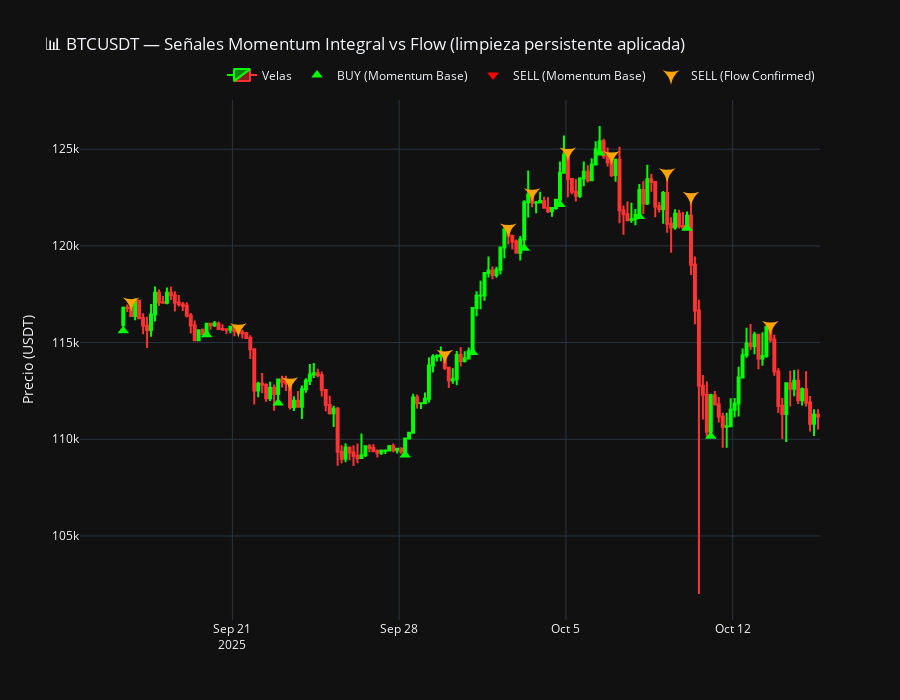

Notebook source saved alongside this figure:
### Code cell
# ==========================================================
# 🧠 Limpieza de señales persistentes + visualización
# ==========================================================
import pandas as pd
import numpy as np
import plotly.graph_objects as go

# --- Función para limpiar señales persistentes ---
def limpiar_señales_persistentes(df, columna="Signal Final"):
    """
    Elimina señales repetidas del mismo tipo (BUY/SELL),
    incluso si hay velas intermedias sin señal.
    Solo emite una nueva señal cuando cambia de dirección.
    """
    df = df.copy()
    df["Signal Limpia"] = None
    last_signal = None

    for i in range(len(df)):
        current = df.at[i, columna]
        if current in ["BUY", "SELL"]:
            if current != last_signal:
                df.at[i, "Signal Limpia"] = current
                last_signal = current
            else:
                df.at[i, "Signal Limpia"] = None
        else:
            df.at[i, "Signal Limpia"] = None
    return df

# --- Función Momentum Integral ---
def calcular_momentum_integral(df, window=8):
    df = df.copy()
    df["momentum"] = df["Close"].diff()
    df["integral_momentum"] = df["momentum"].rolling(window=window).sum()
    df["slope_integral"] = df["integral_momentum"].diff()
    std_slope = df["slope_integral"].rolling(window=window).std()

    df["Signal Final"] = np.select(
        [
            (df["slope_integral"] < -std_slope) & (df["momentum"] < 0),
            (df["slope_integral"] > std_slope) & (df["momentum"] > 0)
        ],
        ["SELL", "BUY"],
        default=None
    )
    return df

# --- Función Flow Confirm ---
def confirmar_signal_con_flowtrend(df, flow_mean, flow_threshold=0.15, alignment_weight=1.0):
    df = df.copy()
    df["Flow Confirm"] = "⏸️ Sin señal"
    for i in range(len(df)):
        sig = df.at[i, "Signal Limpia"]
        if sig == "BUY":
            if flow_mean > flow_threshold * alignment_weight:
                df.at[i, "Flow Confirm"] = "BUY ✅ Confirmado"
            else:
                df.at[i, "Flow Confirm"] = "BUY ⚠️ Dudoso"
        elif sig == "SELL":
            if flow_mean < -flow_threshold * alignment_weight:
                df.at[i, "Flow Confirm"] = "SELL ✅ Confirmado"
            else:
                df.at[i, "Flow Confirm"] = "SELL ⚠️ Dudoso"
    return df

# --- Cargar datos ---
data_full = pd.read_pickle("data_full_5coins_with_flow.pkl")
symbol = "BTCUSDT"
df = data_full[symbol]["df"]
flow_mean = data_full[symbol]["flow_mean"]

# --- Aplicar pipeline completo ---
df = calcular_momentum_integral(df, window=8)
df = limpiar_señales_persistentes(df, columna="Signal Final")

df_flow = confirmar_signal_con_flowtrend(df, flow_mean, flow_threshold=0.15, alignment_weight=1.0)
df_flow = limpiar_señales_persistentes(df_flow, columna="Flow Confirm")

# --- Filtrar rango de visualización ---
fecha_limite = pd.Timestamp.now(tz=df["Open time"].dt.tz) - pd.Timedelta(days=30)
df_vis = df[df["Open time"] >= fecha_limite].copy()
df_flow_vis = df_flow[df_flow["Open time"] >= fecha_limite].copy()

# ==========================================================
# 📈 Gráfico final
# ==========================================================
fig = go.Figure()

# Velas
fig.add_trace(go.Candlestick(
    x=df_vis["Open time"],
    open=df_vis["Open"],
    high=df_vis["High"],
    low=df_vis["Low"],
    close=df_vis["Close"],
    name="Velas",
    increasing_line_color="#00FF00",
    decreasing_line_color="#FF3333"
))

# Momentum Base
buy_base = df_vis[df_vis["Signal Limpia"] == "BUY"]
sell_base = df_vis[df_vis["Signal Limpia"] == "SELL"]

fig.add_trace(go.Scatter(
    x=buy_base["Open time"], y=buy_base["Low"],
    mode="markers", name="BUY (Momentum Base)",
    marker=dict(symbol="triangle-up", size=10, color="lime")
))
fig.add_trace(go.Scatter(
    x=sell_base["Open time"], y=sell_base["High"],
    mode="markers", name="SELL (Momentum Base)",
    marker=dict(symbol="triangle-down", size=10, color="red")
))

# Flow Confirmed
buy_flow = df_flow_vis[df_flow_vis["Flow Confirm"].str.contains("BUY ✅", na=False)]
sell_flow = df_flow_vis[df_flow_vis["Flow Confirm"].str.contains("SELL ✅", na=False)]

fig.add_trace(go.Scatter(
    x=buy_flow["Open time"], y=buy_flow["Low"],
    mode="markers", name="BUY (Flow Confirmed)",
    marker=dict(symbol="star-triangle-up", size=12, color="cyan")
))
fig.add_trace(go.Scatter(
    x=sell_flow["Open time"], y=sell_flow["High"],
    mode="markers", name="SELL (Flow Confirmed)",
    marker=dict(symbol="star-triangle-down", size=12, color="orange")
))

fig.update_layout(
    title=f"📊 {symbol} — Señales Momentum Integral vs Flow (limpieza persistente aplicada)",
    template="plotly_dark",
    height=700,
    xaxis_rangeslider_visible=False,
    yaxis_title="Precio (USDT)",
    legend=dict(orientation="h", yanchor="bottom", y=1.02, xanchor="right", x=1)
)

fig.show()

### Figure 1 — Plotly figure (JSON) as saved in the notebook; plotly's stock layout.template omitted (floating-point values rounded to 4 significant figures; data arrays with more than 128 entries replaced by an {"elided": "..."} marker saying what was removed)
{"data": [{"close": {"elided": "176 float values"}, "decreasing": {"line": {"color": "#FF3333"}}, "high": {"elided": "176 float values"}, "increasing": {"line": {"color": "#00FF00"}}, "low": {"elided": "176 float values"}, "name": "Velas", "open": {"elided": "176 float values"}, "type": "candlestick", "x": {"elided": "176 str values"}}, {"marker": {"color": "lime", "size": 10, "symbol": "triangle-up"}, "mode": "markers", "name": "BUY (Momentum Base)", "type": "scatter", "x": ["2025-09-16T10:00:00-06:00", "2025-09-19T22:00:00-06:00", "2025-09-22T22:00:00-06:00", "2025-09-28T06:00:00-06:00", "2025-10-01T02:00:00-06:00", "2025-10-03T06:00:00-06:00", "2025-10-04T18:00:00-06:00", "2025-10-06T10:00:00-06:00", "2025-10-08T02:00:00-06:00", "2025-10-10T02:00:00-06:00", "2025-10-11T02:00:00-06:00"], "y": [115600.0, 115400.0, 111900.0, 109200.0, 114500.0, 119900.0, 122100.0, 124800.0, 121500.0, 120900.0, 110200.0]}, {"marker": {"color": "red", "size": 10, "symbol": "triangle-down"}, "mode": "markers", "name": "SELL (Momentum Base)", "type": "scatter", "x": ["2025-09-16T18:00:00-06:00", "2025-09-21T06:00:00-06:00", "2025-09-23T10:00:00-06:00", "2025-09-29T22:00:00-06:00", "2025-10-02T14:00:00-06:00", "2025-10-03T14:00:00-06:00", "2025-10-05T02:00:00-06:00", "2025-10-06T22:00:00-06:00", "2025-10-09T06:00:00-06:00", "2025-10-10T06:00:00-06:00", "2025-10-13T14:00:00-06:00"], "y": [117100.0, 115700.0, 113000.0, 114400.0, 120900.0, 122700.0, 124800.0, 124700.0, 123800.0, 122600.0, 115900.0]}, {"marker": {"color": "cyan", "size": 12, "symbol": "star-triangle-up"}, "mode": "markers", "name": "BUY (Flow Confirmed)", "type": "scatter", "x": [], "y": []}, {"marker": {"color": "orange", "size": 12, "symbol": "star-triangle-down"}, "mode": "markers", "name": "SELL (Flow Confirmed)", "type": "scatter", "x": ["2025-09-16T18:00:00-06:00", "2025-09-21T06:00:00-06:00", "2025-09-23T10:00:00-06:00", "2025-09-29T22:00:00-06:00", "2025-10-02T14:00:00-06:00", "2025-10-03T14:00:00-06:00", "2025-10-05T02:00:00-06:00", "2025-10-06T22:00:00-06:00", "2025-10-09T06:00:00-06:00", "2025-10-10T06:00:00-06:00", "2025-10-13T14:00:00-06:00"], "y": [117100.0, 115700.0, 113000.0, 114400.0, 120900.0, 122700.0, 124800.0, 124700.0, 123800.0, 122600.0, 115900.0]}], "layout": {"height": 700, "legend": {"orientation": "h", "x": 1, "xanchor": "right", "y": 1.02, "yanchor": "bottom"}, "title": {"text": "📊 BTCUSDT — Señales Momentum Integral vs Flow (limpieza persistente aplicada)"}, "xaxis": {"rangeslider": {"visible": false}}, "yaxis": {"title": {"text": "Precio (USDT)"}}}}
